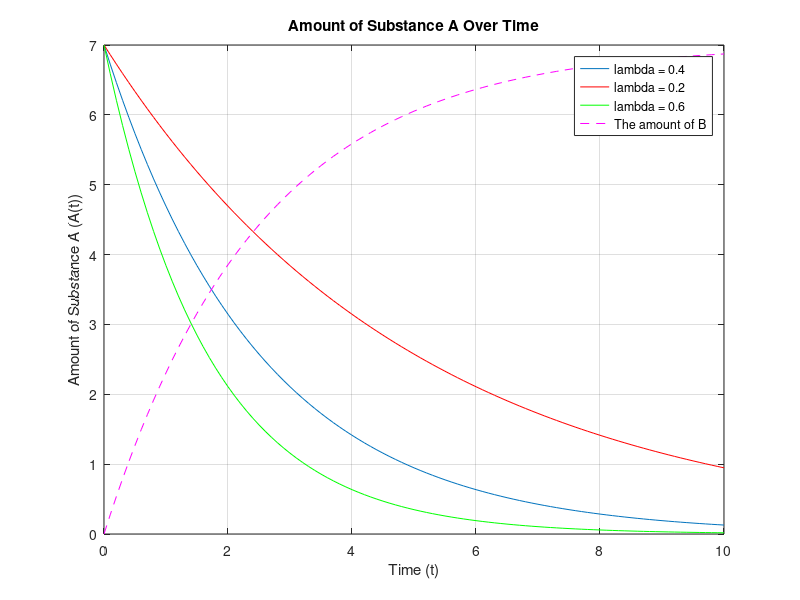

Write the MATLAB code that produced this figure.
% Exercise 5
% Task 1
clearvars
close all
clc

% b
rng(1)
r1 = rand(1, 10);
r2 = 5 * rand(1, 7);
r3 = 6 + (8 - 6) * rand(1, 15);
r4 = -5 + (5 - (-5)) * rand(15, 10);
r5 = -20 + (-15 - (-20)) * rand(10, 10);
r6 = -0.7 + (0.1 - (-0.7)) * rand(50, 50);

% c
t1b = r2(4);

% BONUS
t1b = max(r2);

% d i
t1dd = r2([2, 3]);

% d ii
% The command r2(a, b) requires me to enter the number of rows and column
% of a matrix named r2. Since, r2 isn't a matrix, that command will return
% an invalid dimension error.

% e
t1e = r3([10, 12, 15]);

% f
t1f = r4(2:9);

% g
t1g = r4([1, 10:end]);

% h
% I can refer to the second-to-last element using end-1 
% e.g. r4(end-1)

% i
t1i = [r1(end), r2(end-1), r3(end-2)]

%% Exercise 5
% Task 2
clearvars
close all
clc

rng(1)
Y = randi(9, [7, 5]);

testi1 = Y(2, 1);            % (2,1) entry value
testi2 = Y(1, 2);
testi3 = Y([1,2], 1);        % (1,1), (2,1) entry value
testi4 = Y(5, [3,4,5]);    
testi5 = Y([1,2], [1,3]);
testi6 = Y([1,2], 1:2:5);    % (1,1), (1,3), 1, 5), ..., (2, 5) entry value
testi7 = Y(:, 1);            % first col
testi8 = Y(end, :);          % last row

% a
t2a = Y(3, 4);

% b
t2b = Y(4, :);

% c
t2c = Y(:, end);

% d
t2d = Y([2,6], [3, 5]);

% e
t2e = Y([end-1, end], [end-1, end]);

%% Exercise 5
% Task 3
clearvars
close all
clc

% a
rng(1);
r1 = rand(1, 10);
% r1(15)

% "Index exceeds the number of array elements. Index must not exceed 10.",
% was the error that was displayed. It indicates that the index that I'm 
% trying to retrieve a value from doesn't exist, because there are no more
% than 10 indices.

% b
% The command r2(a, b) requires me to enter the number of rows and column
% of a matrix named r2. Since, r2 isn't a matrix, that command will return
% an invalid dimension error.

% c
% sin = 359
% a = sin(1)
% b = sin(2)

% Even though sin is a mathematical function in MATLAB, we can use the word
% 'sin' as a variable name. Once we use it as a varible name and set
% sin=359, it becomes a 1-dimensional vector. That's why when sin(1)
% doesn't return any error instead it returns the value of index 1. On the
% other hand, sin(2) tries to get the value from index 2 and since there's
% no other indices than 1, it returns an IndexExeeded error.

%% Exercise 5
% Task 4
clearvars
close all
clc

% a
% --- i ---
A1 = [1, 1, -4; 2, -1, 2; 2, 1, 2];
b1 = [-2; 0; -6];
rref1 = rref([A1, b1])

% --- ii ---
A2 = [0, 1, -4; 2, 0, 2; 2, 2, -6];
b2 = [-3; 0; -6];
rref2 = rref([A2, b2])

% --- iii ---
A3 = [0, 1, -4; 2, 0, 2; 2, 2, -6];
b3 = [-3; 0; -5];
rref3 = rref([A3, b3])

% --- iv ---
A4 = [3, 0, -1, 4; 0, 2, -2, -1; 8, 0, 0, -2];
b4 = [0; 0; 0];
rref4 = rref([A4, b4])

% b
% --- i ---
% rref1 =
%      1.0000         0         0   -1.0000
%           0    1.0000         0   -3.0000
%           0         0    1.0000   -0.5000
% This matrix shows that there is a pivot in every column corresponding to
% a variable (x, y, z). Therefore, this system has a unique solution

% --- ii ---
% rref2 =
%      1     0     1     0
%      0     1    -4    -3
%      0     0     0     0
% The third row is all zeros, indicating there are infinitely many 
% solutions. The system has a free variable x3.

% --- iii ---
% rref3 =
% 
%      1     0     1     0
%      0     1    -4     0
%      0     0     0     1
% The last row, where 0 = 1, is a contradiction. Therefore, this system 
% has no solution.

% --- iv ---
% rref4 =
% 
%     1.0000         0         0   -0.2500         0
%          0    1.0000         0   -5.2500         0
%          0         0    1.0000   -4.7500         0
% There are 4 variable column but 3 rows, which means there are not enough
% equations to solve the system of equations. So, there are infinitely 
% many solutions.

% c
% Therefore, system i has unique solutions. Here is the solution vector:

% --- i ---
x1 = [rref1(:, end)];
A1*x1 == b1

%% Exercise 5
% Task 5
close all

% a
det_A1 = det(A1)
% Since the determinant is non-zero, the system has a unique solution.

det_A2 = det(A2)
% The determinant is zero, indicating that the system may have infinitely 
% many solutions or no solution.

det_A3 = det(A3)
% The determinant is zero, indicating that the system may have infinitely 
% many solutions or no solution.

% det_A4 = det(A4)
% Cannot obtain the determinant since the matrix isn't square in size.

% b
inv_A1 = inv(A1)

% inv_A2 = inv(A2)
% inv_A3 = inv(A3)
% inv_A4 = inv(A4)
% Since the determinant of A2 and A3 is zero, their inverse cannot be
% determined. It will return an infinity matrix and say that "Warning:
% Matrix is singular to working precision." because a zero division occurs
% while calculating the inverse of those matrices.
% A4 is not a square matrix, so inverse cannot be calculated either.

%% Exercise 5
% Task 6
clearvars
close all
clc

rng(3);
r = 2 * rand(1, 10)
ind = find(r > 1.2)
t6d = r(ind)
len_t6d = length(t6d)

%% Exercise 5
% Task 7
clearvars
close all
clc

% a
A0 = 7;
lambda = 0.4;
t = 0:0.1:10;

A_t = A0 * exp(-lambda * t);

plot(t, A_t);

% b
amount_remaining = A_t(end)

% c
% index is 51 at t=5
% The correponding amount of substance left is 0.947346982656289

% d
% Closest value to 4 is 3.998463446941704 at index 15
% The time value at index 15 is 1.4

% e
lambda1 = 0.2; % Smaller lambda
lambda2 = 0.6; % Larger lambda

A_t1 = A0 * exp(-lambda1 * t);
A_t2 = A0 * exp(-lambda2 * t);

hold on;
plot(t, A_t1, 'r');
plot(t, A_t2, 'g');
hold off;

% f
t_index_5_6 = find(t == 5.6);
t7f = [A_t(t_index_5_6), A_t1(t_index_5_6), A_t2(t_index_5_6)]

% g
B_t = A0 - A_t;
hold on;
plot(t, B_t, 'm--');

% h
title('Amount of Substance A Over Time');
xlabel('Time (t)');
ylabel('Amount of Substance A (A(t))');
grid on;

% i
index_below_threshold = find(A_t < 0.5, 1);
time_below_threshold = t(index_below_threshold)

% j
plot(5.6, A_t(find(t == 5.6)), 'bo', 'MarkerFaceColor', 'b');
plot(5.6, A_t1(find(t == 5.6)), 'ro', 'MarkerFaceColor', 'r');
plot(5.6, A_t2(find(t == 5.6)), 'go', 'MarkerFaceColor', 'g');
plot(5.6, B_t(find(t == 5.6)), 'mo', 'MarkerFaceColor', 'm');
legend('lambda = 0.4', 'lambda = 0.2', 'lambda = 0.6', 'The amount of B', ...
    'at t = 5.6', 'at t = 5.6', 'at t = 5.6', 'at t = 5.6');

